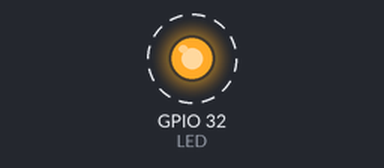
The sketch below on a simulated ESP32. Parts: output pins drawn as LEDs (lit = HIGH). Dashed ring = blinking.

Above: at 0.5 s.
Timing chart, 0 to 4.6 s (numbered marks = the images above):
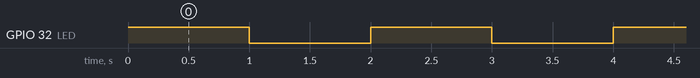

The sketch:

luzLED.ino
```cpp
//positivo es el más largo - resistencia de 330 ohms - D32
//Negativo - GND
const int LED = 32;

void setup() {
  pinMode(LED, OUTPUT);
}

void loop() {
  digitalWrite(LED, HIGH);
  delay(1000);

  digitalWrite(LED, LOW);
  delay(1000);
}
```

Measured:
- by itself, GPIO 32 (LED): alternates HIGH for 1.0 s and LOW for 1.0 s
